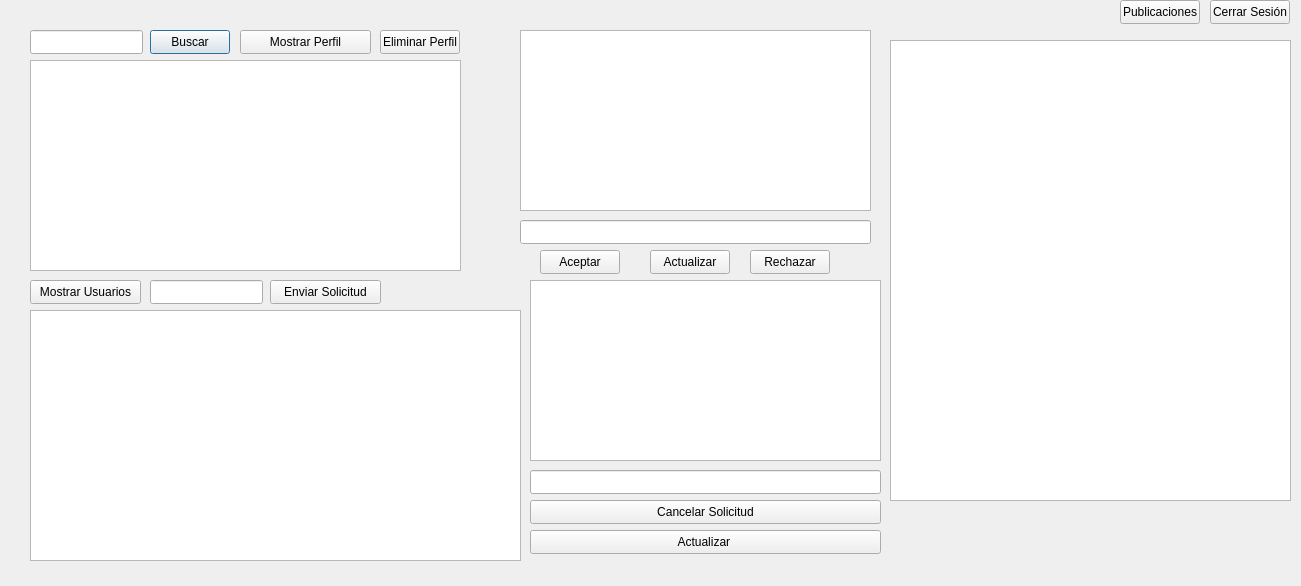
<?xml version="1.0" encoding="UTF-8"?>
<ui version="4.0">
 <class>Feed</class>
 <widget class="QDialog" name="Feed">
  <property name="geometry">
   <rect>
    <x>0</x>
    <y>0</y>
    <width>1301</width>
    <height>586</height>
   </rect>
  </property>
  <property name="windowTitle">
   <string>Dialog</string>
  </property>
  <widget class="QPushButton" name="ButtonBuscar">
   <property name="geometry">
    <rect>
     <x>150</x>
     <y>30</y>
     <width>80</width>
     <height>24</height>
    </rect>
   </property>
   <property name="text">
    <string>Buscar</string>
   </property>
  </widget>
  <widget class="QLineEdit" name="lineCorreo">
   <property name="geometry">
    <rect>
     <x>30</x>
     <y>30</y>
     <width>113</width>
     <height>24</height>
    </rect>
   </property>
  </widget>
  <widget class="QPlainTextEdit" name="TxtBusqueda">
   <property name="geometry">
    <rect>
     <x>30</x>
     <y>60</y>
     <width>431</width>
     <height>211</height>
    </rect>
   </property>
   <property name="readOnly">
    <bool>true</bool>
   </property>
  </widget>
  <widget class="QPushButton" name="ButtonMostrar">
   <property name="geometry">
    <rect>
     <x>240</x>
     <y>30</y>
     <width>131</width>
     <height>24</height>
    </rect>
   </property>
   <property name="text">
    <string>Mostrar Perfil</string>
   </property>
  </widget>
  <widget class="QPushButton" name="ButtonCerrar">
   <property name="geometry">
    <rect>
     <x>1210</x>
     <y>0</y>
     <width>80</width>
     <height>24</height>
    </rect>
   </property>
   <property name="text">
    <string>Cerrar Sesión</string>
   </property>
  </widget>
  <widget class="QPushButton" name="ButtonEliminar">
   <property name="geometry">
    <rect>
     <x>380</x>
     <y>30</y>
     <width>80</width>
     <height>24</height>
    </rect>
   </property>
   <property name="text">
    <string>Eliminar Perfil</string>
   </property>
  </widget>
  <widget class="QPushButton" name="Buttonlista">
   <property name="geometry">
    <rect>
     <x>30</x>
     <y>280</y>
     <width>111</width>
     <height>24</height>
    </rect>
   </property>
   <property name="text">
    <string>Mostrar Usuarios</string>
   </property>
  </widget>
  <widget class="QLineEdit" name="lineEnviar">
   <property name="geometry">
    <rect>
     <x>150</x>
     <y>280</y>
     <width>113</width>
     <height>24</height>
    </rect>
   </property>
  </widget>
  <widget class="QPushButton" name="ButtonEnviar">
   <property name="geometry">
    <rect>
     <x>270</x>
     <y>280</y>
     <width>111</width>
     <height>24</height>
    </rect>
   </property>
   <property name="text">
    <string>Enviar Solicitud</string>
   </property>
  </widget>
  <widget class="QPushButton" name="ButtonAceptar">
   <property name="geometry">
    <rect>
     <x>540</x>
     <y>250</y>
     <width>80</width>
     <height>24</height>
    </rect>
   </property>
   <property name="text">
    <string>Aceptar</string>
   </property>
  </widget>
  <widget class="QPushButton" name="ButtonRechazar">
   <property name="geometry">
    <rect>
     <x>750</x>
     <y>250</y>
     <width>80</width>
     <height>24</height>
    </rect>
   </property>
   <property name="text">
    <string>Rechazar</string>
   </property>
  </widget>
  <widget class="QPushButton" name="ButtonCancelar">
   <property name="geometry">
    <rect>
     <x>530</x>
     <y>500</y>
     <width>351</width>
     <height>24</height>
    </rect>
   </property>
   <property name="text">
    <string>Cancelar Solicitud</string>
   </property>
  </widget>
  <widget class="QLineEdit" name="lineEliminar">
   <property name="geometry">
    <rect>
     <x>530</x>
     <y>470</y>
     <width>351</width>
     <height>24</height>
    </rect>
   </property>
  </widget>
  <widget class="QTableWidget" name="tableUsuarios">
   <property name="geometry">
    <rect>
     <x>30</x>
     <y>310</y>
     <width>491</width>
     <height>251</height>
    </rect>
   </property>
  </widget>
  <widget class="QTableWidget" name="tablepila">
   <property name="geometry">
    <rect>
     <x>520</x>
     <y>30</y>
     <width>351</width>
     <height>181</height>
    </rect>
   </property>
  </widget>
  <widget class="QTableWidget" name="tableenviados">
   <property name="geometry">
    <rect>
     <x>530</x>
     <y>280</y>
     <width>351</width>
     <height>181</height>
    </rect>
   </property>
  </widget>
  <widget class="QLineEdit" name="linesolicitud">
   <property name="geometry">
    <rect>
     <x>520</x>
     <y>220</y>
     <width>351</width>
     <height>24</height>
    </rect>
   </property>
  </widget>
  <widget class="QPushButton" name="ButtonPila">
   <property name="geometry">
    <rect>
     <x>650</x>
     <y>250</y>
     <width>80</width>
     <height>24</height>
    </rect>
   </property>
   <property name="text">
    <string>Actualizar</string>
   </property>
  </widget>
  <widget class="QPushButton" name="ButtonActualizar">
   <property name="geometry">
    <rect>
     <x>530</x>
     <y>530</y>
     <width>351</width>
     <height>24</height>
    </rect>
   </property>
   <property name="text">
    <string>Actualizar </string>
   </property>
  </widget>
  <widget class="QPushButton" name="ButtonPublicaciones">
   <property name="geometry">
    <rect>
     <x>1120</x>
     <y>0</y>
     <width>80</width>
     <height>24</height>
    </rect>
   </property>
   <property name="text">
    <string>Publicaciones</string>
   </property>
  </widget>
  <widget class="QGraphicsView" name="graphicsView">
   <property name="geometry">
    <rect>
     <x>890</x>
     <y>40</y>
     <width>401</width>
     <height>461</height>
    </rect>
   </property>
  </widget>
 </widget>
 <resources/>
 <connections/>
</ui>
